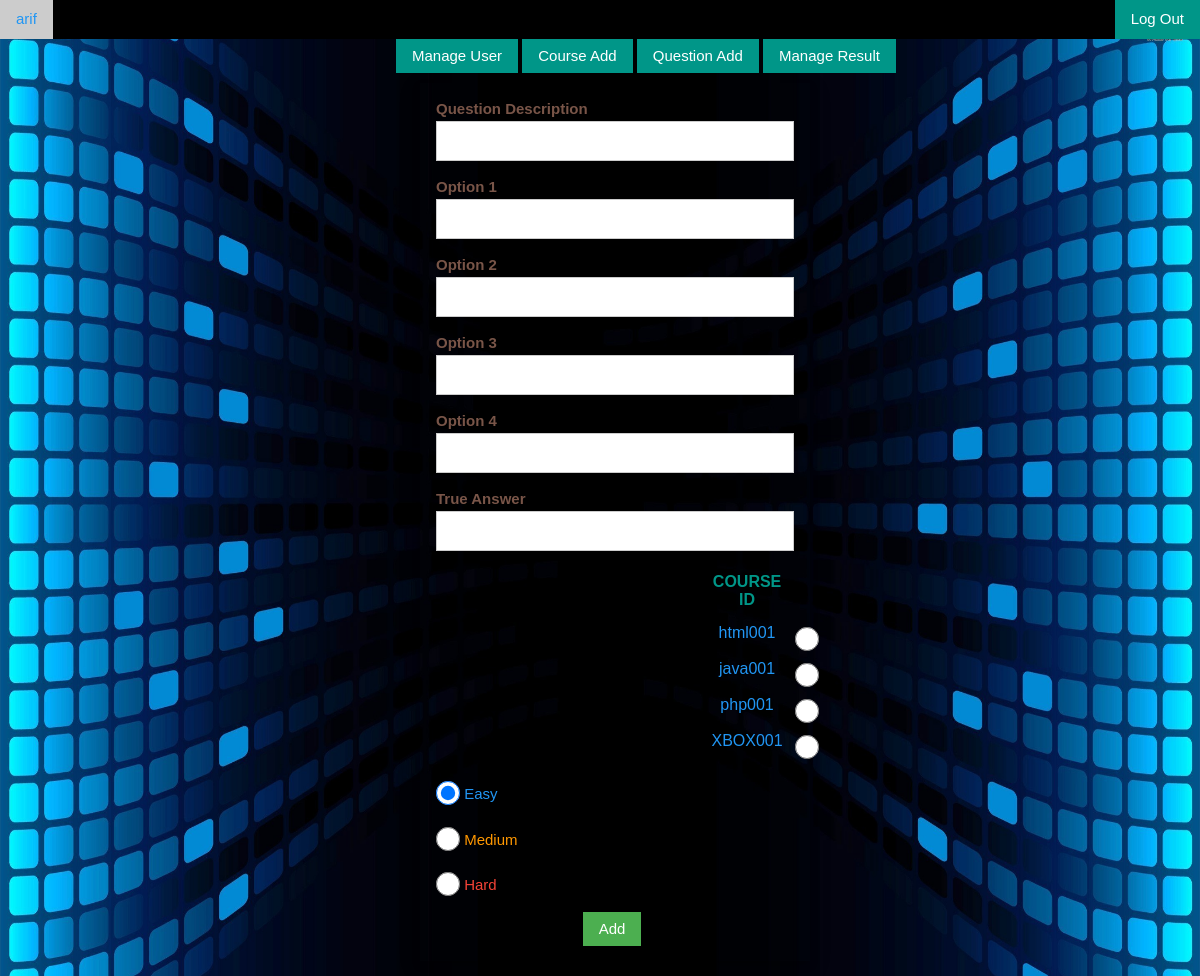
The page /questionadd.php (signed in) on the database its author committed.
### tables this page shows
CREATE TABLE `course` (
  `course_id` varchar(50) NOT NULL,
  `course_name` varchar(50) NOT NULL
);

### questionadd.php (the view, shortened to what this page needs)
<?php include_once('connection.php'); ?>
<html>
    <head>
        <link rel="stylesheet" href="styles/w3.css">
    </head>
     <body class="img">
         <ul class="w3-navbar w3-black">
             <li><a class="w3-text-blue" href="#"><?php echo $_SESSION['admin_name'];?></a></li>
             <li class="w3-right w3-teal"><a href="adminlogout.php">Log Out</a></li>
        </ul>
         <div style="margin-left:33%">
             <a class="w3-btn w3-teal" href="manageuser.php">Manage User</a>
             <a class="w3-btn w3-teal" href="courseadd.php">Course Add</a>
             <a class="w3-btn w3-teal" href="questionadd.php">Question Add</a>
             <a class="w3-btn w3-teal" href="#">Manage Result</a>
        </div>
          <div style="margin-left:35%">
         <form class="w3-container w3-card-4 w3-half" action="" method="post">
                <p>
                <label class="w3-text-brown" ><b>Question Description</b></label>
                <input class="w3-input w3-border" name="qd" type="text" required></p>
                <p>
                <label class="w3-text-brown"><b>Option 1</b></label>
                <input class="w3-input w3-border" name="o1" type="text" required></p>
                <p>
                <label class="w3-text-brown" ><b>Option 2</b></label>
                <input class="w3-input w3-border" name="o2" type="text" required></p>
                <p>
                <label class="w3-text-brown"><b>Option 3</b></label>
                <input class="w3-input w3-border" name="o3" type="text" required></p>
                <p>
                <label class="w3-text-brown"><b>Option 4</b></label>
                <input class="w3-input w3-border" name="o4" type="text" required></p>
                <p>
                <label class="w3-text-brown"><b>True Answer</b></label>
                <input class="w3-input w3-border" name="ta" type="text" required></p>
                <div style="margin-left:75%">
                <?php
                $sql = "SELECT course_id FROM course";
                $result = $conn->query($sql);
                if ($result->num_rows > 0) {
                echo "<table cellpadding=5px><tr><th class='w3-text-teal'> COURSE ID </th><th>.</th></tr>";
                while($row = $result->fetch_assoc())
                {
                echo "<tr align=center class='w3-text-blue'><td>".$row["course_id"]."</td><th>
                <input class='w3-radio' type='radio' name='ca' value='".$row["course_id"]."'>
                           <label class='w3-validate'></label>";
            }
            echo "</table>";
            } else {
            echo "0 results";
            }
?>
                </div>
                        <p>
                       <input class="w3-radio" type="radio" name="diff" value="1" checked>
                           <label class="w3-validate w3-text-blue">Easy</label></p>
                         <p>
                            <input class="w3-radio" type="radio" name="diff" value="2">
                           <label class="w3-validate w3-text-orange">Medium</label></p>
                         <p>
                       <input class="w3-radio" type="radio" name="diff" value="3">
                           <label class="w3-validate w3-text-red">Hard</label></p>
                <p style="margin-left:41%">
                    <input type="submit" class="w3-btn w3-ripple w3-green" name="submit" value="Add"></p>
        </form>
</body>
</html>

### questionadd.php (style rules this page uses)
.img { background-image:url('./image/admin2.jpg'); background-size: 100% 1000px; background-repeat: no-repeat; }

### rows shown on the page
course: course_id "html001"
course: course_id "java001"
course: course_id "php001"
course: course_id "XBOX001"

### other values the page prints
$_SESSION['admin_name'] "arif"
